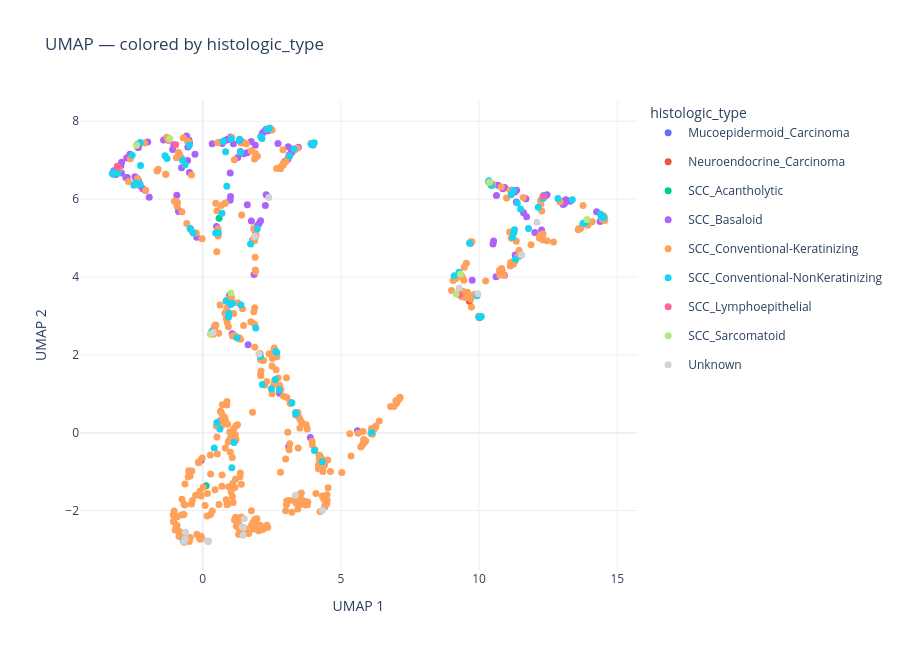

Here is the notebook cell this chart was saved with:
### Markdown cell above
### Step 2 — Validate composition profiles (composition UMAP)

Projects patient-level composition profiles to 2D using UMAP to visually validate that the profiles capture meaningful structure. If composition profiles are working well, patients with similar morphological cluster distributions should cluster together regardless of clinical label.

This is a sanity check before running the match table — if the composition UMAP shows no structure at all, the β=0.4 composition weight in the composite score is adding noise rather than signal. Compare this plot with the slide-level UMAP in `umap-computation`: any additional grouping visible here reflects tissue composition patterns not captured by ABMIL-aggregated embeddings.

### Code cell
# composition-umap

# One row per patient with representative metadata
meta_patients = (
    metadata_df.copy()
)
meta_patients["slide_name"] = meta_patients["slide_name"].str.extract(r'(patient\d+)')
meta_patients = meta_patients.drop_duplicates("slide_name").reset_index(drop=True)

_pid_to_slide = {}
for sn in metadata_df["slide_name"]:
    import re as _re
    m = re.search(r'(patient\d+)', sn)
    if m:
        raw_pid = re.search(r'patient(\d+)', sn).group(1)
        _pid_to_slide.setdefault(raw_pid, m.group(1))

# pids = sorted(patient_profiles.keys())
comp_embeddings = {
    _pid_to_slide[pid]: patient_profiles[pid].astype(float)
    for pid in pids
    if pid in _pid_to_slide
}
comp_umap_df = run_umap(comp_embeddings)

fig = plot_umap_interactive(
    comp_umap_df,
    meta_patients,
    color_by="histologic_type",
)
fig.show()

### Figure 1 — Plotly figure (JSON) as saved in the notebook; plotly's stock layout.template omitted (floating-point values rounded to 4 significant figures; data arrays with more than 128 entries replaced by an {"elided": "..."} marker saying what was removed)
{"data": [{"hoverinfo": "text", "legendgroup": "Mucoepidermoid_Carcinoma", "marker": {"color": "#636EFA", "size": 7}, "mode": "markers", "name": "Mucoepidermoid_Carcinoma", "text": ["patient531<br>histologic_type: Mucoepidermoid_Carcinoma<br>Tumor Site: Oropharynx<br>HPV Status: not_tested<br>Age at Diagnosis: 73<br>Year of Diagnosis: 2012"], "type": "scatter", "x": [12.34], "y": [6.097]}, {"hoverinfo": "text", "legendgroup": "Neuroendocrine_Carcinoma", "marker": {"color": "#EF553B", "size": 7}, "mode": "markers", "name": "Neuroendocrine_Carcinoma", "text": ["patient197<br>histologic_type: Neuroendocrine_Carcinoma<br>Tumor Site: Hypopharynx<br>HPV Status: not_tested<br>Age at Diagnosis: 61<br>Year of Diagnosis: 2011"], "type": "scatter", "x": [9.649], "y": [3.378]}, {"hoverinfo": "text", "legendgroup": "SCC_Acantholytic", "marker": {"color": "#00CC96", "size": 7}, "mode": "markers", "name": "SCC_Acantholytic", "text": ["patient303<br>histologic_type: SCC_Acantholytic<br>Tumor Site: Oropharynx<br>HPV Status: negative<br>Age at Diagnosis: 52<br>Year of Diagnosis: 2017", "patient391<br>histologic_type: SCC_Acantholytic<br>Tumor Site: Oropharynx<br>HPV Status: positive<br>Age at Diagnosis: 60<br>Year of Diagnosis: 2012", "patient490<br>histologic_type: SCC_Acantholytic<br>Tumor Site: Oropharynx<br>HPV Status: negative<br>Age at Diagnosis: 77<br>Year of Diagnosis: 2016", "patient661<br>histologic_type: SCC_Acantholytic<br>Tumor Site: Oropharynx<br>HPV Status: negative<br>Age at Diagnosis: 44<br>Year of Diagnosis: 2011"], "type": "scatter", "x": [0.5913, 0.1238, 4.239, 4.214], "y": [5.512, -1.364, -0.6029, -0.5878]}, {"hoverinfo": "text", "legendgroup": "SCC_Basaloid", "marker": {"color": "#AB63FA", "size": 7}, "mode": "markers", "name": "SCC_Basaloid", "text": {"elided": "146 str values"}, "type": "scatter", "x": {"elided": "146 float values"}, "y": {"elided": "146 float values"}}, {"hoverinfo": "text", "legendgroup": "SCC_Conventional-Keratinizing", "marker": {"color": "#FFA15A", "size": 7}, "mode": "markers", "name": "SCC_Conventional-Keratinizing", "text": {"elided": "438 str values"}, "type": "scatter", "x": {"elided": "438 float values"}, "y": {"elided": "438 float values"}}, {"hoverinfo": "text", "legendgroup": "SCC_Conventional-NonKeratinizing", "marker": {"color": "#19D3F3", "size": 7}, "mode": "markers", "name": "SCC_Conventional-NonKeratinizing", "text": ["patient019<br>histologic_type: SCC_Conventional-NonKeratinizing<br>Tumor Site: Larynx<br>HPV Status: not_tested<br>Age at Diagnosis: 77<br>Year of Diagnosis: 2011", "patient024<br>histologic_type: SCC_Conventional-NonKeratinizing<br>Tumor Site: Hypopharynx<br>HPV Status: not_tested<br>Age at Diagnosis: 50<br>Year of Diagnosis: 2013", "patient029<br>histologic_type: SCC_Conventional-NonKeratinizing<br>Tumor Site: Hypopharynx<br>HPV Status: not_tested<br>Age at Diagnosis: 66<br>Year of Diagnosis: 2015", "patient036<br>histologic_type: SCC_Conventional-NonKeratinizing<br>Tumor Site: Hypopharynx<br>HPV Status: not_tested<br>Age at Diagnosis: 45<br>Year of Diagnosis: 2014", "patient058<br>histologic_type: SCC_Conventional-NonKeratinizing<br>Tumor Site: Oral_Cavity<br>HPV Status: not_tested<br>Age at Diagnosis: 73<br>Year of Diagnosis: 2006", "patient062<br>histologic_type: SCC_Conventional-NonKeratinizing<br>Tumor Site: Oropharynx<br>HPV Status: negative<br>Age at Diagnosis: 53<br>Year of Diagnosis: 2007", "patient069<br>histologic_type: SCC_Conventional-NonKeratinizing<br>Tumor Site: Oropharynx<br>HPV Status: positive<br>Age at Diagnosis: 73<br>Year of Diagnosis: 2014", "patient083<br>histologic_type: SCC_Conventional-NonKeratinizing<br>Tumor Site: Oropharynx<br>HPV Status: positive<br>Age at Diagnosis: 84<br>Year of Diagnosis: 2015", "patient090<br>histologic_type: SCC_Conventional-NonKeratinizing<br>Tumor Site: Oropharynx<br>HPV Status: positive<br>Age at Diagnosis: 50<br>Year of Diagnosis: 2018", "patient103<br>histologic_type: SCC_Conventional-NonKeratinizing<br>Tumor Site: Oropharynx<br>HPV Status: negative<br>Age at Diagnosis: 70<br>Year of Diagnosis: 2012", "patient109<br>histologic_type: SCC_Conventional-NonKeratinizing<br>Tumor Site: Oropharynx<br>HPV Status: positive<br>Age at Diagnosis: 50<br>Year of Diagnosis: 2010", "patient117<br>histologic_type: SCC_Conventional-NonKeratinizing<br>Tumor Site: Larynx<br>HPV Status: not_tested<br>Age at Diagnosis: 78<br>Year of Diagnosis: 2018", "patient118<br>histologic_type: SCC_Conventional-NonKeratinizing<br>Tumor Site: Oropharynx<br>HPV Status: negative<br>Age at Diagnosis: 70<br>Year of Diagnosis: 2012", "patient123<br>histologic_type: SCC_Conventional-NonKeratinizing<br>Tumor Site: Larynx<br>HPV Status: not_tested<br>Age at Diagnosis: 78<br>Year of Diagnosis: 2018", "patient126<br>histologic_type: SCC_Conventional-NonKeratinizing<br>Tumor Site: Oral_Cavity<br>HPV Status: not_tested<br>Age at Diagnosis: 73<br>Year of Diagnosis: 2014", "patient133<br>histologic_type: SCC_Conventional-NonKeratinizing<br>Tumor Site: Oral_Cavity<br>HPV Status: not_tested<br>Age at Diagnosis: 53<br>Year of Diagnosis: 2015", "patient135<br>histologic_type: SCC_Conventional-NonKeratinizing<br>Tumor Site: Oral_Cavity<br>HPV Status: not_tested<br>Age at Diagnosis: 55<br>Year of Diagnosis: 2017", "patient137<br>histologic_type: SCC_Conventional-NonKeratinizing<br>Tumor Site: Larynx<br>HPV Status: not_tested<br>Age at Diagnosis: 67<br>Year of Diagnosis: 2016", "patient138<br>histologic_type: SCC_Conventional-NonKeratinizing<br>Tumor Site: Oropharynx<br>HPV Status: positive<br>Age at Diagnosis: 71<br>Year of Diagnosis: 2015", "patient148<br>histologic_type: SCC_Conventional-NonKeratinizing<br>Tumor Site: Oropharynx<br>HPV Status: positive<br>Age at Diagnosis: 67<br>Year of Diagnosis: 2014", "patient151<br>histologic_type: SCC_Conventional-NonKeratinizing<br>Tumor Site: Oropharynx<br>HPV Status: positive<br>Age at Diagnosis: 61<br>Year of Diagnosis: 2013", "patient160<br>histologic_type: SCC_Conventional-NonKeratinizing<br>Tumor Site: Oral_Cavity<br>HPV Status: not_tested<br>Age at Diagnosis: 48<br>Year of Diagnosis: 2009", "patient161<br>histologic_type: SCC_Conventional-NonKeratinizing<br>Tumor Site: Larynx<br>HPV Status: not_tested<br>Age at Diagnosis: 52<br>Year of Diagnosis: 2017", "patient162<br>histologic_type: SCC_Conventional-NonKeratinizing<br>Tumor Site: Oropharynx<br>HPV Status: negative<br>Age at Diagnosis: 65<br>Year of Diagnosis: 2016", "patient171<br>histologic_type: SCC_Conventional-NonKeratinizing<br>Tumor Site: Larynx<br>HPV Status: not_tested<br>Age at Diagnosis: 78<br>Year of Diagnosis: 2014", "patient177<br>histologic_type: SCC_Conventional-NonKeratinizing<br>Tumor Site: Oropharynx<br>HPV Status: negative<br>Age at Diagnosis: 52<br>Year of Diagnosis: 2016", "patient179<br>histologic_type: SCC_Conventional-NonKeratinizing<br>Tumor Site: Oral_Cavity<br>HPV Status: not_tested<br>Age at Diagnosis: 78<br>Year of Diagnosis: 2015", "patient187<br>histologic_type: SCC_Conventional-NonKeratinizing<br>Tumor Site: Larynx<br>HPV Status: not_tested<br>Age at Diagnosis: 71<br>Year of Diagnosis: 2017", "patient200<br>histologic_type: SCC_Conventional-NonKeratinizing<br>Tumor Site: Oropharynx<br>HPV Status: positive<br>Age at Diagnosis: 72<br>Year of Diagnosis: 2016", "patient206<br>histologic_type: SCC_Conventional-NonKeratinizing<br>Tumor Site: Hypopharynx<br>HPV Status: not_tested<br>Age at Diagnosis: 63<br>Year of Diagnosis: 2015", "patient207<br>histologic_type: SCC_Conventional-NonKeratinizing<br>Tumor Site: Oropharynx<br>HPV Status: negative<br>Age at Diagnosis: 53<br>Year of Diagnosis: 2013", "patient208<br>histologic_type: SCC_Conventional-NonKeratinizing<br>Tumor Site: Hypopharynx<br>HPV Status: not_tested<br>Age at Diagnosis: 72<br>Year of Diagnosis: 2018", "patient219<br>histologic_type: SCC_Conventional-NonKeratinizing<br>Tumor Site: Oropharynx<br>HPV Status: negative<br>Age at Diagnosis: 56<br>Year of Diagnosis: 2018", "patient220<br>histologic_type: SCC_Conventional-NonKeratinizing<br>Tumor Site: Oral_Cavity<br>HPV Status: not_tested<br>Age at Diagnosis: 84<br>Year of Diagnosis: 2015", "patient223<br>histologic_type: SCC_Conventional-NonKeratinizing<br>Tumor Site: Larynx<br>HPV Status: not_tested<br>Age at Diagnosis: 71<br>Year of Diagnosis: 2019", "patient228<br>histologic_type: SCC_Conventional-NonKeratinizing<br>Tumor Site: Hypopharynx<br>HPV Status: not_tested<br>Age at Diagnosis: 72<br>Year of Diagnosis: 2016", "patient230<br>histologic_type: SCC_Conventional-NonKeratinizing<br>Tumor Site: Oropharynx<br>HPV Status: negative<br>Age at Diagnosis: 66<br>Year of Diagnosis: 2015", "patient231<br>histologic_type: SCC_Conventional-NonKeratinizing<br>Tumor Site: Oropharynx<br>HPV Status: negative<br>Age at Diagnosis: 72<br>Year of Diagnosis: 2016", "patient233<br>histologic_type: SCC_Conventional-NonKeratinizing<br>Tumor Site: Oropharynx<br>HPV Status: negative<br>Age at Diagnosis: 73<br>Year of Diagnosis: 2018", "patient235<br>histologic_type: SCC_Conventional-NonKeratinizing<br>Tumor Site: Oropharynx<br>HPV Status: positive<br>Age at Diagnosis: 60<br>Year of Diagnosis: 2018", "patient236<br>histologic_type: SCC_Conventional-NonKeratinizing<br>Tumor Site: Oropharynx<br>HPV Status: negative<br>Age at Diagnosis: 60<br>Year of Diagnosis: 2018", "patient240<br>histologic_type: SCC_Conventional-NonKeratinizing<br>Tumor Site: Hypopharynx<br>HPV Status: not_tested<br>Age at Diagnosis: 64<br>Year of Diagnosis: 2018", "patient241<br>histologic_type: SCC_Conventional-NonKeratinizing<br>Tumor Site: Larynx<br>HPV Status: not_tested<br>Age at Diagnosis: 63<br>Year of Diagnosis: 2014", "patient250<br>histologic_type: SCC_Conventional-NonKeratinizing<br>Tumor Site: Oropharynx<br>HPV Status: negative<br>Age at Diagnosis: 65<br>Year of Diagnosis: 2010", "patient251<br>histologic_type: SCC_Conventional-NonKeratinizing<br>Tumor Site: Oropharynx<br>HPV Status: positive<br>Age at Diagnosis: 57<br>Year of Diagnosis: 2013", "patient257<br>histologic_type: SCC_Conventional-NonKeratinizing<br>Tumor Site: Oropharynx<br>HPV Status: negative<br>Age at Diagnosis: 59<br>Year of Diagnosis: 2015", "patient259<br>histologic_type: SCC_Conventional-NonKeratinizing<br>Tumor Site: Oropharynx<br>HPV Status: positive<br>Age at Diagnosis: 64<br>Year of Diagnosis: 2018", "patient264<br>histologic_type: SCC_Conventional-NonKeratinizing<br>Tumor Site: Hypopharynx<br>HPV Status: not_tested<br>Age at Diagnosis: 76<br>Year of Diagnosis: 2012", "patient287<br>histologic_type: SCC_Conventional-NonKeratinizing<br>Tumor Site: Oropharynx<br>HPV Status: negative<br>Age at Diagnosis: 64<br>Year of Diagnosis: 2016", "patient323<br>histologic_type: SCC_Conventional-NonKeratinizing<br>Tumor Site: Oral_Cavity<br>HPV Status: not_tested<br>Age at Diagnosis: 60<br>Year of Diagnosis: 2014", "patient324<br>histologic_type: SCC_Conventional-NonKeratinizing<br>Tumor Site: Hypopharynx<br>HPV Status: not_tested<br>Age at Diagnosis: 69<br>Year of Diagnosis: 2009", "patient327<br>histologic_type: SCC_Conventional-NonKeratinizing<br>Tumor Site: Oropharynx<br>HPV Status: positive<br>Age at Diagnosis: 63<br>Year of Diagnosis: 2016", "patient340<br>histologic_type: SCC_Conventional-NonKeratinizing<br>Tumor Site: Oral_Cavity<br>HPV Status: not_tested<br>Age at Diagnosis: 59<br>Year of Diagnosis: 2016", "patient347<br>histologic_type: SCC_Conventional-NonKeratinizing<br>Tumor Site: Oropharynx<br>HPV Status: negative<br>Age at Diagnosis: 54<br>Year of Diagnosis: 2013", "patient358<br>histologic_type: SCC_Conventional-NonKeratinizing<br>Tumor Site: Oropharynx<br>HPV Status: negative<br>Age at Diagnosis: 57<br>Year of Diagnosis: 2014", "patient360<br>histologic_type: SCC_Conventional-NonKeratinizing<br>Tumor Site: Oropharynx<br>HPV Status: positive<br>Age at Diagnosis: 74<br>Year of Diagnosis: 2016", "patient366<br>histologic_type: SCC_Conventional-NonKeratinizing<br>Tumor Site: Oral_Cavity<br>HPV Status: not_tested<br>Age at Diagnosis: 57<br>Year of Diagnosis: 2006", "patient376<br>histologic_type: SCC_Conventional-NonKeratinizing<br>Tumor Site: Oropharynx<br>HPV Status: negative<br>Age at Diagnosis: 72<br>Year of Diagnosis: 2017", "patient383<br>histologic_type: SCC_Conventional-NonKeratinizing<br>Tumor Site: Hypopharynx<br>HPV Status: not_tested<br>Age at Diagnosis: 60<br>Year of Diagnosis: 2016", "patient398<br>histologic_type: SCC_Conventional-NonKeratinizing<br>Tumor Site: Oropharynx<br>HPV Status: positive<br>Age at Diagnosis: 59<br>Year of Diagnosis: 2013", "patient403<br>histologic_type: SCC_Conventional-NonKeratinizing<br>Tumor Site: Oropharynx<br>HPV Status: negative<br>Age at Diagnosis: 73<br>Year of Diagnosis: 2014", "patient405<br>histologic_type: SCC_Conventional-NonKeratinizing<br>Tumor Site: Oropharynx<br>HPV Status: negative<br>Age at Diagnosis: 57<br>Year of Diagnosis: 2018", "patient412<br>histologic_type: SCC_Conventional-NonKeratinizing<br>Tumor Site: Larynx<br>HPV Status: not_tested<br>Age at Diagnosis: 54<br>Year of Diagnosis: 2014", "patient428<br>histologic_type: SCC_Conventional-NonKeratinizing<br>Tumor Site: Larynx<br>HPV Status: not_tested<br>Age at Diagnosis: 60<br>Year of Diagnosis: 2018", "patient434<br>histologic_type: SCC_Conventional-NonKeratinizing<br>Tumor Site: Hypopharynx<br>HPV Status: not_tested<br>Age at Diagnosis: 63<br>Year of Diagnosis: 2016", "patient449<br>histologic_type: SCC_Conventional-NonKeratinizing<br>Tumor Site: Oropharynx<br>HPV Status: negative<br>Age at Diagnosis: 76<br>Year of Diagnosis: 2018", "patient451<br>histologic_type: SCC_Conventional-NonKeratinizing<br>Tumor Site: Larynx<br>HPV Status: not_tested<br>Age at Diagnosis: 75<br>Year of Diagnosis: 2013", "patient467<br>histologic_type: SCC_Conventional-NonKeratinizing<br>Tumor Site: Oropharynx<br>HPV Status: positive<br>Age at Diagnosis: 62<br>Year of Diagnosis: 2015", "patient470<br>histologic_type: SCC_Conventional-NonKeratinizing<br>Tumor Site: Oropharynx<br>HPV Status: negative<br>Age at Diagnosis: 50<br>Year of Diagnosis: 2012", "patient471<br>histologic_type: SCC_Conventional-NonKeratinizing<br>Tumor Site: Hypopharynx<br>HPV Status: not_tested<br>Age at Diagnosis: 77<br>Year of Diagnosis: 2018", "patient482<br>histologic_type: SCC_Conventional-NonKeratinizing<br>Tumor Site: Oropharynx<br>HPV Status: positive<br>Age at Diagnosis: 50<br>Year of Diagnosis: 2011", "patient491<br>histologic_type: SCC_Conventional-NonKeratinizing<br>Tumor Site: Oropharynx<br>HPV Status: positive<br>Age at Diagnosis: 54<br>Year of Diagnosis: 2018", "patient498<br>histologic_type: SCC_Conventional-NonKeratinizing<br>Tumor Site: Oral_Cavity<br>HPV Status: not_tested<br>Age at Diagnosis: 71<br>Year of Diagnosis: 2013", "patient503<br>histologic_type: SCC_Conventional-NonKeratinizing<br>Tumor Site: Oropharynx<br>HPV Status: positive<br>Age at Diagnosis: 49<br>Year of Diagnosis: 2016", "patient504<br>histologic_type: SCC_Conventional-NonKeratinizing<br>Tumor Site: Oropharynx<br>HPV Status: negative<br>Age at Diagnosis: 70<br>Year of Diagnosis: 2017", "patient507<br>histologic_type: SCC_Conventional-NonKeratinizing<br>Tumor Site: Oral_Cavity<br>HPV Status: not_tested<br>Age at Diagnosis: 79<br>Year of Diagnosis: 2015", "patient522<br>histologic_type: SCC_Conventional-NonKeratinizing<br>Tumor Site: Oropharynx<br>HPV Status: negative<br>Age at Diagnosis: 48<br>Year of Diagnosis: 2014", "patient539<br>histologic_type: SCC_Conventional-NonKeratinizing<br>Tumor Site: Larynx<br>HPV Status: not_tested<br>Age at Diagnosis: 69<br>Year of Diagnosis: 2019", "patient548<br>histologic_type: SCC_Conventional-NonKeratinizing<br>Tumor Site: Hypopharynx<br>HPV Status: not_tested<br>Age at Diagnosis: 70<br>Year of Diagnosis: 2016", "patient554<br>histologic_type: SCC_Conventional-NonKeratinizing<br>Tumor Site: Oropharynx<br>HPV Status: positive<br>Age at Diagnosis: 66<br>Year of Diagnosis: 2018", "patient570<br>histologic_type: SCC_Conventional-NonKeratinizing<br>Tumor Site: Oropharynx<br>HPV Status: positive<br>Age at Diagnosis: 69<br>Year of Diagnosis: 2012", "patient578<br>histologic_type: SCC_Conventional-NonKeratinizing<br>Tumor Site: Oropharynx<br>HPV Status: positive<br>Age at Diagnosis: 67<br>Year of Diagnosis: 2018", "patient590<br>histologic_type: SCC_Conventional-NonKeratinizing<br>Tumor Site: Oral_Cavity<br>HPV Status: not_tested<br>Age at Diagnosis: 46<br>Year of Diagnosis: 2007", "patient600<br>histologic_type: SCC_Conventional-NonKeratinizing<br>Tumor Site: Oropharynx<br>HPV Status: negative<br>Age at Diagnosis: 55<br>Year of Diagnosis: 2012", "patient619<br>histologic_type: SCC_Conventional-NonKeratinizing<br>Tumor Site: Oropharynx<br>HPV Status: negative<br>Age at Diagnosis: 63<br>Year of Diagnosis: 2016", "patient631<br>histologic_type: SCC_Conventional-NonKeratinizing<br>Tumor Site: Larynx<br>HPV Status: not_tested<br>Age at Diagnosis: 51<br>Year of Diagnosis: 2018", "patient632<br>histologic_type: SCC_Conventional-NonKeratinizing<br>Tumor Site: Oropharynx<br>HPV Status: negative<br>Age at Diagnosis: 62<br>Year of Diagnosis: 2015", "patient639<br>histologic_type: SCC_Conventional-NonKeratinizing<br>Tumor Site: Larynx<br>HPV Status: not_tested<br>Age at Diagnosis: 63<br>Year of Diagnosis: 2014", "patient642<br>histologic_type: SCC_Conventional-NonKeratinizing<br>Tumor Site: Hypopharynx<br>HPV Status: not_tested<br>Age at Diagnosis: 56<br>Year of Diagnosis: 2018", "patient646<br>histologic_type: SCC_Conventional-NonKeratinizing<br>Tumor Site: Oropharynx<br>HPV Status: positive<br>Age at Diagnosis: 60<br>Year of Diagnosis: 2011", "patient649<br>histologic_type: SCC_Conventional-NonKeratinizing<br>Tumor Site: Oral_Cavity<br>HPV Status: not_tested<br>Age at Diagnosis: 58<br>Year of Diagnosis: 2007", "patient656<br>histologic_type: SCC_Conventional-NonKeratinizing<br>Tumor Site: Larynx<br>HPV Status: not_tested<br>Age at Diagnosis: 54<br>Year of Diagnosis: 2018", "patient669<br>histologic_type: SCC_Conventional-NonKeratinizing<br>Tumor Site: Larynx<br>HPV Status: not_tested<br>Age at Diagnosis: 58<br>Year of Diagnosis: 2014", "patient671<br>histologic_type: SCC_Conventional-NonKeratinizing<br>Tumor Site: Oropharynx<br>HPV Status: positive<br>Age at Diagnosis: 50<br>Year of Diagnosis: 2015", "patient690<br>histologic_type: SCC_Conventional-NonKeratinizing<br>Tumor Site: Larynx<br>HPV Status: not_tested<br>Age at Diagnosis: 75<br>Year of Diagnosis: 2017", "patient700<br>histologic_type: SCC_Conventional-NonKeratinizing<br>Tumor Site: Hypopharynx<br>HPV Status: not_tested<br>Age at Diagnosis: 72<br>Year of Diagnosis: 2014", "patient706<br>histologic_type: SCC_Conventional-NonKeratinizing<br>Tumor Site: Oropharynx<br>HPV Status: positive<br>Age at Diagnosis: 60<br>Year of Diagnosis: 2017", "patient707<br>histologic_type: SCC_Conventional-NonKeratinizing<br>Tumor Site: Oropharynx<br>HPV Status: negative<br>Age at Diagnosis: 51<br>Year of Diagnosis: 2016"], "type": "scatter", "x": [1.374, 11.32, 11.5, 9.924, -0.7304, -0.3442, 0.8426, 12.33, 10.35, 1.975, 3.304, 11.28, -3.238, 0.828, 0.8721, 0.3215, 3.229, 0.9344, 14.39, 2.143, -2.249, 10.02, -0.7068, 13.85, 1.008, 3.377, 0.6224, 13.37, 3.924, 4.326, 13.76, 11.24, -2.491, 1.053, 9.989, 12.85, 0.5132, -1.292, 11.52, 2.413, 9.099, 11.38, 1.238, 1.074, 9.657, 2.484, 11.22, 1.338, 11.79, 2.089, 0.4171, 1.321, 9.272, 2.77, -2.261, -0.6403, 0.471, 2.675, 4.042, 2.327, 14.43, 11.25, 2.643, 12.14, 14.51, 3.98, 0.9448, -0.4573, 6.111, -2.553, -2.426, 12.3, 0.5672, 3.985, 1.919, -3.064, 14.48, 2.158, -1.363, -0.4835, 1.732, 4.037, -2.263, 10.45, -3.274, 0.7391, 10.08, 1.132, 11.16, 1.028, 0.6967, 3.359, 2.624, -3.221, 1.381, 14.42, 2.099, 3.144], "y": [7.199, 4.455, 5.747, 3.519, 6.998, 5.133, 3.384, 6.086, 6.471, 5.24, 7.287, 5.212, 6.639, 7.215, 6.331, 2.596, 0.7689, 2.97, 5.619, 7.558, 6.867, 2.958, -2.772, 5.406, 3.296, 0.4799, 0.09281, 5.985, 7.413, -0.7474, 5.38, 6.225, 6.359, -0.8993, 2.97, 6.015, 0.2655, 7.046, 4.568, 7.815, 4.032, 5.902, 2.44, 3.327, 4.866, 1.131, 5.02, 7.536, 5.244, 1.958, -0.3918, 7.501, 4.125, 1.101, 7.458, 6.885, 5.129, 2.063, -0.4582, 7.795, 5.562, 5.141, 2.088, 5.789, 5.531, 7.404, 3.076, 5.25, 0.00671, 7.127, 6.414, 6.016, 5.134, 7.419, 2.689, 6.674, 5.537, 1.241, 7.114, 7.385, 4.848, 7.447, 6.384, 6.349, 6.661, 7.49, 2.983, -0.2479, 6.111, 7.552, 5.639, 0.5205, 1.365, 6.687, 3.283, 5.548, 7.611, 7.106]}, {"hoverinfo": "text", "legendgroup": "SCC_Lymphoepithelial", "marker": {"color": "#FF6692", "size": 7}, "mode": "markers", "name": "SCC_Lymphoepithelial", "text": ["patient350<br>histologic_type: SCC_Lymphoepithelial<br>Tumor Site: Oropharynx<br>HPV Status: positive<br>Age at Diagnosis: 63<br>Year of Diagnosis: 2012", "patient568<br>histologic_type: SCC_Lymphoepithelial<br>Tumor Site: Oropharynx<br>HPV Status: positive<br>Age at Diagnosis: 59<br>Year of Diagnosis: 2013", "patient620<br>histologic_type: SCC_Lymphoepithelial<br>Tumor Site: Oropharynx<br>HPV Status: positive<br>Age at Diagnosis: 67<br>Year of Diagnosis: 2012", "patient652<br>histologic_type: SCC_Lymphoepithelial<br>Tumor Site: Oropharynx<br>HPV Status: positive<br>Age at Diagnosis: 67<br>Year of Diagnosis: 2012", "patient717<br>histologic_type: SCC_Lymphoepithelial<br>Tumor Site: Oropharynx<br>HPV Status: negative<br>Age at Diagnosis: 59<br>Year of Diagnosis: 2013"], "type": "scatter", "x": [12.32, -3.092, 9.282, -0.978, -3.066], "y": [6.076, 6.848, 3.55, 7.396, 6.819]}, {"hoverinfo": "text", "legendgroup": "SCC_Sarcomatoid", "marker": {"color": "#B6E880", "size": 7}, "mode": "markers", "name": "SCC_Sarcomatoid", "text": ["patient034<br>histologic_type: SCC_Sarcomatoid<br>Tumor Site: Hypopharynx<br>HPV Status: not_tested<br>Age at Diagnosis: 58<br>Year of Diagnosis: 2014", "patient048<br>histologic_type: SCC_Sarcomatoid<br>Tumor Site: Oropharynx<br>HPV Status: positive<br>Age at Diagnosis: 51<br>Year of Diagnosis: 2013", "patient056<br>histologic_type: SCC_Sarcomatoid<br>Tumor Site: Hypopharynx<br>HPV Status: not_tested<br>Age at Diagnosis: 71<br>Year of Diagnosis: 2014", "patient073<br>histologic_type: SCC_Sarcomatoid<br>Tumor Site: Oropharynx<br>HPV Status: positive<br>Age at Diagnosis: 51<br>Year of Diagnosis: 2012", "patient212<br>histologic_type: SCC_Sarcomatoid<br>Tumor Site: Oropharynx<br>HPV Status: negative<br>Age at Diagnosis: 70<br>Year of Diagnosis: 2015", "patient296<br>histologic_type: SCC_Sarcomatoid<br>Tumor Site: Oropharynx<br>HPV Status: positive<br>Age at Diagnosis: 55<br>Year of Diagnosis: 2012", "patient447<br>histologic_type: SCC_Sarcomatoid<br>Tumor Site: Oropharynx<br>HPV Status: positive<br>Age at Diagnosis: 69<br>Year of Diagnosis: 2016", "patient492<br>histologic_type: SCC_Sarcomatoid<br>Tumor Site: Oropharynx<br>HPV Status: negative<br>Age at Diagnosis: 57<br>Year of Diagnosis: 2012"], "type": "scatter", "x": [13.91, -1.192, 9.168, -2.392, 9.325, 1.02, 10.38, 0.2759], "y": [5.476, 7.555, 3.567, 7.382, 4.072, 3.588, 6.436, 2.529]}, {"hoverinfo": "text", "legendgroup": "Unknown", "marker": {"color": "lightgray", "size": 7}, "mode": "markers", "name": "Unknown", "text": ["patient026<br>histologic_type: Unknown<br>Tumor Site: Oral_Cavity<br>HPV Status: not_tested<br>Age at Diagnosis: 71<br>Year of Diagnosis: 2007", "patient098<br>histologic_type: Unknown<br>Tumor Site: Oral_Cavity<br>HPV Status: not_tested<br>Age at Diagnosis: 65<br>Year of Diagnosis: 2011", "patient145<br>histologic_type: Unknown<br>Tumor Site: Larynx<br>HPV Status: not_tested<br>Age at Diagnosis: 64<br>Year of Diagnosis: 2017", "patient149<br>histologic_type: Unknown<br>Tumor Site: Hypopharynx<br>HPV Status: not_tested<br>Age at Diagnosis: 54<br>Year of Diagnosis: 2012", "patient202<br>histologic_type: Unknown<br>Tumor Site: Larynx<br>HPV Status: not_tested<br>Age at Diagnosis: 61<br>Year of Diagnosis: 2017", "patient216<br>histologic_type: Unknown<br>Tumor Site: Larynx<br>HPV Status: not_tested<br>Age at Diagnosis: 67<br>Year of Diagnosis: 2016", "patient247<br>histologic_type: Unknown<br>Tumor Site: Oral_Cavity<br>HPV Status: not_tested<br>Age at Diagnosis: 73<br>Year of Diagnosis: 2018", "patient318<br>histologic_type: Unknown<br>Tumor Site: Larynx<br>HPV Status: not_tested<br>Age at Diagnosis: 64<br>Year of Diagnosis: 2018", "patient392<br>histologic_type: Unknown<br>Tumor Site: Larynx<br>HPV Status: not_tested<br>Age at Diagnosis: 69<br>Year of Diagnosis: 2018", "patient408<br>histologic_type: Unknown<br>Tumor Site: Larynx<br>HPV Status: not_tested<br>Age at Diagnosis: 53<br>Year of Diagnosis: 2018", "patient435<br>histologic_type: Unknown<br>Tumor Site: Oral_Cavity<br>HPV Status: not_tested<br>Age at Diagnosis: 75<br>Year of Diagnosis: 2015", "patient468<br>histologic_type: Unknown<br>Tumor Site: Oral_Cavity<br>HPV Status: not_tested<br>Age at Diagnosis: 76<br>Year of Diagnosis: 2015", "patient512<br>histologic_type: Unknown<br>Tumor Site: Oropharynx<br>HPV Status: negative<br>Age at Diagnosis: 72<br>Year of Diagnosis: 2012", "patient520<br>histologic_type: Unknown<br>Tumor Site: Larynx<br>HPV Status: not_tested<br>Age at Diagnosis: 68<br>Year of Diagnosis: 2018", "patient556<br>histologic_type: Unknown<br>Tumor Site: Oral_Cavity<br>HPV Status: not_tested<br>Age at Diagnosis: 62<br>Year of Diagnosis: 2017", "patient560<br>histologic_type: Unknown<br>Tumor Site: Oral_Cavity<br>HPV Status: not_tested<br>Age at Diagnosis: 72<br>Year of Diagnosis: 2008", "patient566<br>histologic_type: Unknown<br>Tumor Site: Larynx<br>HPV Status: not_tested<br>Age at Diagnosis: 57<br>Year of Diagnosis: 2017", "patient730<br>histologic_type: Unknown<br>Tumor Site: Oral_Cavity<br>HPV Status: not_tested<br>Age at Diagnosis: 47<br>Year of Diagnosis: 2016", "patient750<br>histologic_type: Unknown<br>Tumor Site: Larynx<br>HPV Status: not_tested<br>Age at Diagnosis: 74<br>Year of Diagnosis: 2019"], "type": "scatter", "x": [3.353, -0.6348, 2.392, 4.328, 1.48, 0.1977, 1.462, 0.1725, -0.6222, 2.034, 0.3794, 9.952, 1.881, 12.09, 1.507, 9.28, -0.6801, 1.432, 11.53], "y": [-1.604, -2.728, 6.041, -1.993, -2.434, -2.787, -2.631, -2.783, -2.558, 2.025, 2.572, 3.572, 5.041, 5.405, -2.211, 3.721, -2.79, -2.412, 4.572]}], "layout": {"height": 650, "legend": {"title": {"text": "histologic_type"}}, "title": {"text": "UMAP — colored by histologic_type"}, "width": 900, "xaxis": {"title": {"text": "UMAP 1"}}, "yaxis": {"title": {"text": "UMAP 2"}}}}
